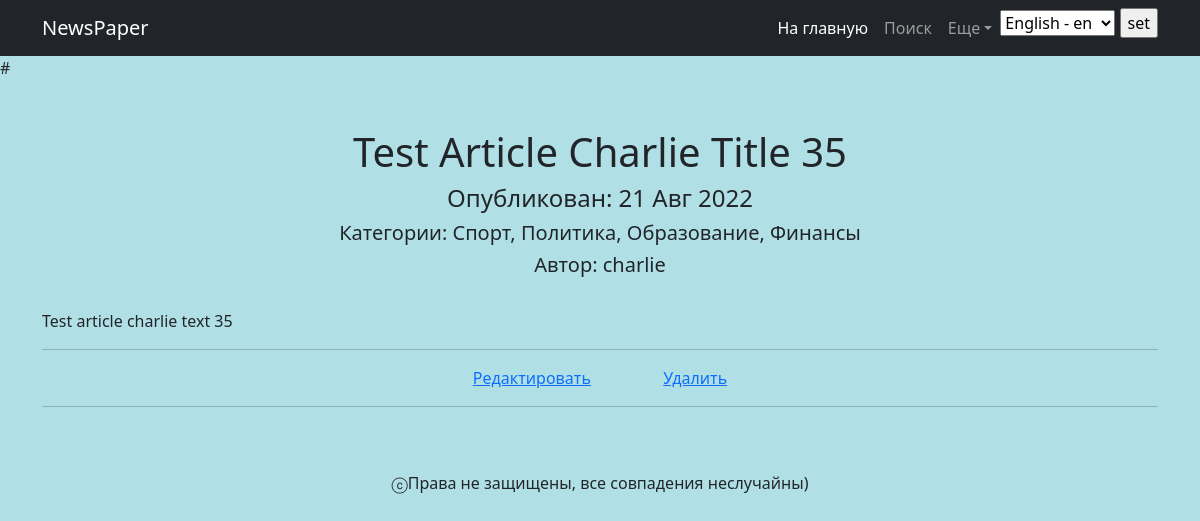
The app's page /news/167 with its own data.
### news/models.py (models this page shows, shortened)
class Post(models.Model):                   # table of news and articles
    author = models.ForeignKey(Author, on_delete=models.CASCADE)
    type = models.CharField(max_length=1, choices=POST_TYPES, default='A')
    time_in = models.DateTimeField(auto_now_add=True)
    title = models.CharField(max_length=255)
    text = models.TextField()
    rating = models.IntegerField(default=0)
    categories = models.ManyToManyField(Category, through='PostCategory')

class Category(models.Model):               # table of categories
    name = models.CharField(max_length=30, unique=True)
    users = models.ManyToManyField(User, through='Subscribers')
    def __str__(self):
        return self.name.title()

class Author(models.Model):                 # table of authors
    user = models.OneToOneField(User, on_delete=models.CASCADE, primary_key=True)
    rating = models.IntegerField(default=0)
    def __str__(self):
        return f'{self.user.username}'

### news/views.py (the view)
# urls.py: path('<int:pk>', PostDetail.as_view(), name='post_detail'),
class PostDetail(DetailView):                   # responsible for detailed post output on a page
    model = Post
    template_name = 'post.html'
    context_object_name = 'post'
    def get_object(self, *args, **kwargs):      # use cache to get post
        post = cache.get(f'post-{self.kwargs["pk"]}', None)     # find post in cache or return None
        if not post:
            post = super().get_object(queryset=self.queryset)
            cache.set(f'post-{self.kwargs["pk"]}', post, 300)   # store for 5 min in cache
        return post

### news/templatetags/custom_filters.py (called while the page is built)
@register.filter()
def censor(string):                                             # modify string aka censor above words
    try:
        for word in CURSE_WORDS:
            if word in string.lower():
                string = re.sub(f'{word}|{word.capitalize()}',
                                lambda match: match.group()[:1] + "*" * len(match.group()[1:]),
                                string)
    except AttributeError as e:
        print(e)
    return string

### news/templatetags/custom_tags.py (called while the page is built)
@register.simple_tag(takes_context=True)                # add timezone to context so we could alter theme using only this tag in default.html
def current_time(context, **kwargs):
    context['current_time'] = timezone.now()
    return ''                                           # return empty string, so there would be no None in default.html

### templates/post.html (shortened to what this page needs)
{% extends 'flatpages/default.html' %}
{% load custom_filters %}
{% load i18n %}
{% block content %}
    <h1>{{ post.title|censor }}</h1>
    <h4>{% trans "Опубликован" %}: {{ post.time_in|date:'d M Y' }}</h4>
    <h5>{% trans "Категории" %}:
    {% for category in post.categories.all %}
        {% if forloop.counter != post.categories.all|length %}
            {{ category }},
        {% else %}
            {{ category }}
        {% endif %}
    {% endfor %}
    </h5>
    <h5>{% trans "Автор" %}: {{ post.author }}</h5>
    <div class="text-justify", style="white-space: pre-line">
        {{ post.text|censor }}
    </div>
<hr>
{% if post.type == 'N' %}
<div>
    <a href="/news/{{ post.pk }}/update/">{% trans "Редактировать" %}</a>
    &emsp;&emsp;&emsp;&emsp;
    <a href="/news/{{ post.pk }}/delete/">{% trans "Удалить" %}</a>
</div>
{% elif post.type == 'A' %}
<div>
    <a href="/articles/{{ post.pk }}/update/">{% trans "Редактировать" %}</a>
    <a href="/articles/{{ post.pk }}/delete/">{% trans "Удалить" %}</a>
</div>
{% endif %}
<hr>
{% endblock content %}

### templates/post.html (style rules this page uses)
.text-justify { text-align: justify; }

### records on screen
Post: title|censor "Test Article Charlie Title 35", time_in "21 Авг 2022", author "charlie", text|censor "Test article charlie text 35"
Category: name "Спорт"
Category: name "Политика"
Category: name "Образование"
Category: name "Финансы"

### other values on screen
form field language "English - en"
